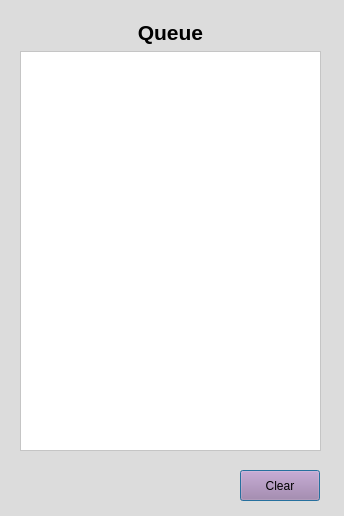
<?xml version="1.0" encoding="UTF-8"?>
<ui version="4.0">
 <class>Queue</class>
 <widget class="QDialog" name="Queue">
  <property name="geometry">
   <rect>
    <x>0</x>
    <y>0</y>
    <width>344</width>
    <height>516</height>
   </rect>
  </property>
  <property name="windowTitle">
   <string>Dialog</string>
  </property>
  <property name="styleSheet">
   <string notr="true">background-color: rgb(220, 220, 220)</string>
  </property>
  <widget class="QPushButton" name="pushButtonClearQueue">
   <property name="geometry">
    <rect>
     <x>240</x>
     <y>470</y>
     <width>80</width>
     <height>31</height>
    </rect>
   </property>
   <property name="maximumSize">
    <size>
     <width>100</width>
     <height>200</height>
    </size>
   </property>
   <property name="styleSheet">
    <string notr="true">background-color: rgb(173, 127, 168);</string>
   </property>
   <property name="text">
    <string>Clear</string>
   </property>
  </widget>
  <widget class="QWidget" name="">
   <property name="geometry">
    <rect>
     <x>20</x>
     <y>20</y>
     <width>301</width>
     <height>431</height>
    </rect>
   </property>
   <layout class="QVBoxLayout" name="verticalLayout">
    <item>
     <widget class="QLabel" name="labelQueue">
      <property name="font">
       <font>
        <pointsize>16</pointsize>
        <weight>75</weight>
        <bold>true</bold>
       </font>
      </property>
      <property name="layoutDirection">
       <enum>Qt::LeftToRight</enum>
      </property>
      <property name="frameShape">
       <enum>QFrame::NoFrame</enum>
      </property>
      <property name="text">
       <string>Queue</string>
      </property>
      <property name="alignment">
       <set>Qt::AlignCenter</set>
      </property>
     </widget>
    </item>
    <item>
     <widget class="QListView" name="playlistView">
      <property name="focusPolicy">
       <enum>Qt::NoFocus</enum>
      </property>
      <property name="styleSheet">
       <string notr="true">background-color: rgb(255, 255, 255);</string>
      </property>
     </widget>
    </item>
   </layout>
  </widget>
 </widget>
 <resources/>
 <connections/>
</ui>
